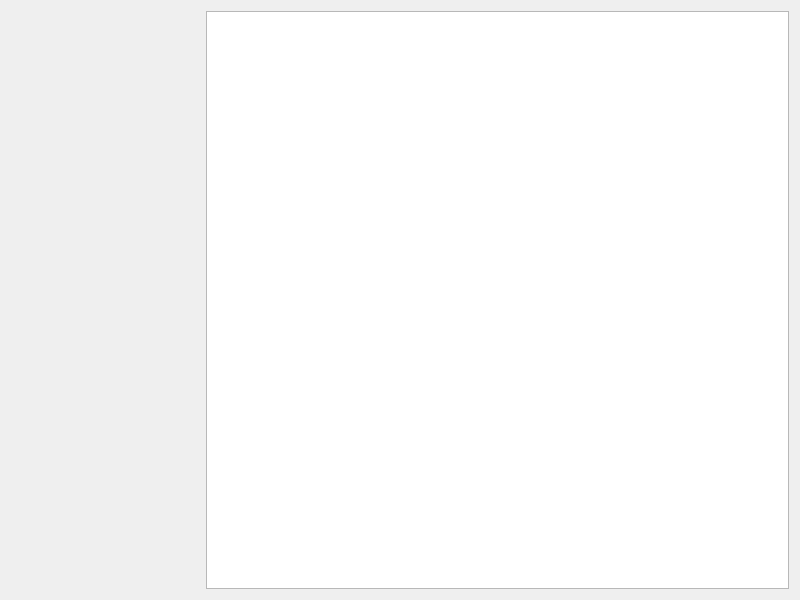
<?xml version="1.0" encoding="UTF-8"?>
<ui version="4.0">
 <class>Widget</class>
 <widget class="QWidget" name="Widget">
  <property name="geometry">
   <rect>
    <x>0</x>
    <y>0</y>
    <width>800</width>
    <height>600</height>
   </rect>
  </property>
  <property name="windowTitle">
   <string>Widget</string>
  </property>
  <layout class="QHBoxLayout" name="horizontalLayout" stretch="1,3">
   <item>
    <layout class="QVBoxLayout" name="verticalLayout" stretch=""/>
   </item>
   <item>
    <widget class="QChartView" name="graphicsView"/>
   </item>
  </layout>
 </widget>
 <customwidgets>
  <customwidget>
   <class>QChartView</class>
   <extends>QGraphicsView</extends>
   <header>QtCharts</header>
  </customwidget>
 </customwidgets>
 <resources/>
 <connections/>
</ui>
